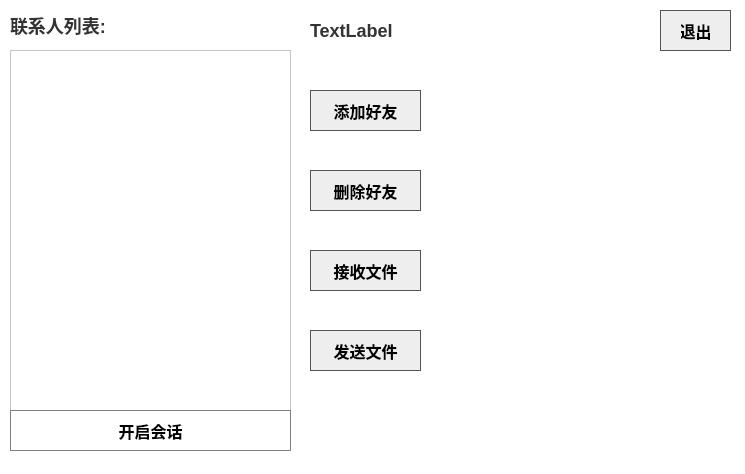
<?xml version="1.0" encoding="UTF-8"?>
<ui version="4.0">
 <class>MainWindow</class>
 <widget class="QMainWindow" name="MainWindow">
  <property name="geometry">
   <rect>
    <x>0</x>
    <y>0</y>
    <width>745</width>
    <height>474</height>
   </rect>
  </property>
  <property name="minimumSize">
   <size>
    <width>320</width>
    <height>474</height>
   </size>
  </property>
  <property name="windowTitle">
   <string>MainWindow</string>
  </property>
  <property name="styleSheet">
   <string notr="true">background-color: rgb(255, 255, 255);</string>
  </property>
  <widget class="QWidget" name="centralwidget">
   <widget class="QListWidget" name="listWidget_friendList">
    <property name="geometry">
     <rect>
      <x>10</x>
      <y>50</y>
      <width>281</width>
      <height>371</height>
     </rect>
    </property>
   </widget>
   <widget class="QPushButton" name="pushButton_addFriend">
    <property name="geometry">
     <rect>
      <x>310</x>
      <y>90</y>
      <width>111</width>
      <height>41</height>
     </rect>
    </property>
    <property name="styleSheet">
     <string notr="true">background-color: #eee;
color: black;
border: 1px solid #555;
padding: 10px 20px;
font-size: 16px;
font-weight: bold;</string>
    </property>
    <property name="text">
     <string>添加好友</string>
    </property>
   </widget>
   <widget class="QPushButton" name="pushButton_startChat">
    <property name="geometry">
     <rect>
      <x>10</x>
      <y>410</y>
      <width>281</width>
      <height>41</height>
     </rect>
    </property>
    <property name="styleSheet">
     <string notr="true">background-color: #fff;
color: black;
border: 1px solid gray;
padding: 10px 20px;
font-size: 16px;
font-weight: bold;</string>
    </property>
    <property name="text">
     <string>开启会话</string>
    </property>
   </widget>
   <widget class="QPushButton" name="pushButton_sendFile">
    <property name="geometry">
     <rect>
      <x>310</x>
      <y>330</y>
      <width>111</width>
      <height>41</height>
     </rect>
    </property>
    <property name="styleSheet">
     <string notr="true">background-color: #eee;
color: black;
border: 1px solid #555;
padding: 10px 20px;
font-size: 16px;
font-weight: bold;</string>
    </property>
    <property name="text">
     <string>发送文件</string>
    </property>
   </widget>
   <widget class="QLabel" name="label_userWelcome">
    <property name="geometry">
     <rect>
      <x>310</x>
      <y>10</y>
      <width>341</width>
      <height>41</height>
     </rect>
    </property>
    <property name="styleSheet">
     <string notr="true">font-family: Arial, sans-serif;
font-size: 18px;
font-weight: bold;
color: #333;
background-color: #fff;
text-align: center;</string>
    </property>
    <property name="text">
     <string>TextLabel</string>
    </property>
   </widget>
   <widget class="QPushButton" name="pushButton_deleteFriend">
    <property name="geometry">
     <rect>
      <x>310</x>
      <y>170</y>
      <width>111</width>
      <height>41</height>
     </rect>
    </property>
    <property name="styleSheet">
     <string notr="true">background-color: #eee;
color: black;
border: 1px solid #555;
padding: 10px 20px;
font-size: 16px;
font-weight: bold;</string>
    </property>
    <property name="text">
     <string>删除好友</string>
    </property>
   </widget>
   <widget class="QPushButton" name="pushButton">
    <property name="geometry">
     <rect>
      <x>310</x>
      <y>250</y>
      <width>111</width>
      <height>41</height>
     </rect>
    </property>
    <property name="styleSheet">
     <string notr="true">background-color: #eee;
color: black;
border: 1px solid #555;
padding: 10px 20px;
font-size: 16px;
font-weight: bold;</string>
    </property>
    <property name="text">
     <string>接收文件</string>
    </property>
   </widget>
   <widget class="QPushButton" name="pushButton_quit">
    <property name="geometry">
     <rect>
      <x>660</x>
      <y>10</y>
      <width>71</width>
      <height>41</height>
     </rect>
    </property>
    <property name="styleSheet">
     <string notr="true">background-color: #eee;
color: black;
border: 1px solid #555;
padding: 10px 20px;
font-size: 16px;
font-weight: bold;</string>
    </property>
    <property name="text">
     <string>退出</string>
    </property>
   </widget>
   <widget class="QLabel" name="label">
    <property name="geometry">
     <rect>
      <x>10</x>
      <y>10</y>
      <width>221</width>
      <height>31</height>
     </rect>
    </property>
    <property name="styleSheet">
     <string notr="true">font-family: Arial, sans-serif;
font-size: 18px;
font-weight: bold;
color: #333;
background-color: #fff;
text-align: center;</string>
    </property>
    <property name="text">
     <string>联系人列表:</string>
    </property>
   </widget>
   <widget class="QLabel" name="label_2">
    <property name="geometry">
     <rect>
      <x>440</x>
      <y>80</y>
      <width>291</width>
      <height>301</height>
     </rect>
    </property>
    <property name="text">
     <string/>
    </property>
   </widget>
   <widget class="QLabel" name="label_3">
    <property name="geometry">
     <rect>
      <x>310</x>
      <y>400</y>
      <width>431</width>
      <height>41</height>
     </rect>
    </property>
    <property name="styleSheet">
     <string notr="true">font-family: Arial, sans-serif;
font-size: 18px;
font-weight: bold;
color: #333;
background-color: #fff;
text-align: center;</string>
    </property>
    <property name="text">
     <string/>
    </property>
   </widget>
  </widget>
  <widget class="QStatusBar" name="statusbar"/>
 </widget>
 <resources/>
 <connections/>
</ui>
